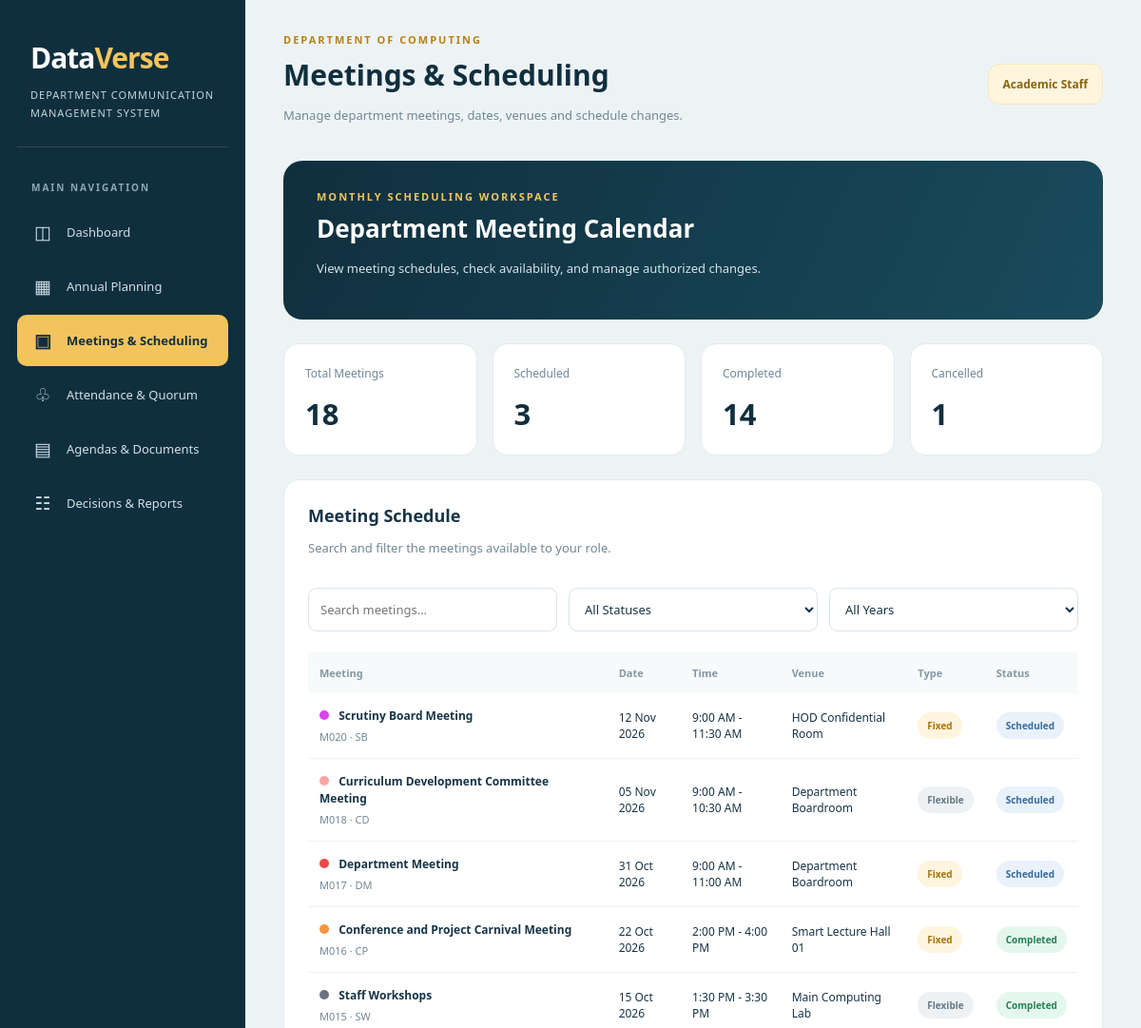
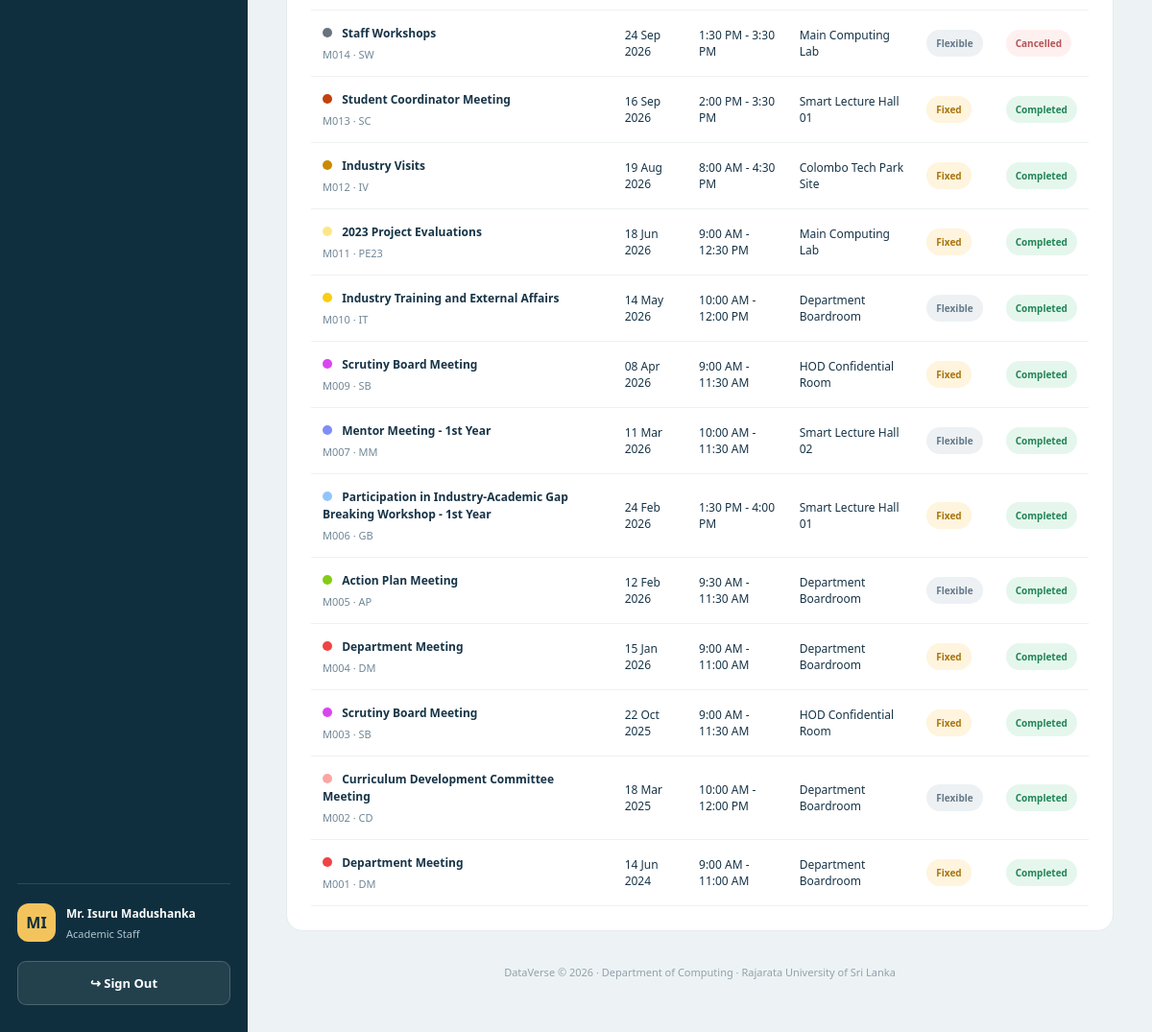
The app's page /meetings.php (signed in) with its own data (2 pictures, top to bottom).
### tables this page shows
CREATE TABLE Meeting (
    MeetingId        VARCHAR(10)  NOT NULL,
    IsFixed          VARCHAR(5)   NOT NULL DEFAULT 'No',
    PlannedDate      DATE         NOT NULL,
    ActualDate       DATE         NULL DEFAULT NULL,
    StartTime        TIME         NOT NULL DEFAULT '09:00:00',
    EndTime          TIME         NOT NULL DEFAULT '10:30:00',
    Venue            VARCHAR(100) NOT NULL DEFAULT 'Department Boardroom',
    Meeting_Status   VARCHAR(20)  NOT NULL DEFAULT 'Scheduled',
    RescheduleReason VARCHAR(255) NULL DEFAULT NULL,
    TypeID           VARCHAR(10)  NOT NULL,
    PlanID           VARCHAR(10)  NULL DEFAULT NULL,
    UserID           VARCHAR(10)  NOT NULL,
    Agenda_id        VARCHAR(10)  NULL DEFAULT NULL,

    PRIMARY KEY (MeetingId),
    CONSTRAINT uq_meeting_agenda UNIQUE (Agenda_id),

    CONSTRAINT fk_meeting_type FOREIGN KEY (TypeID)
        REFERENCES MeetingType (TypeID)
        ON DELETE RESTRICT
        ON UPDATE CASCADE,
    CONSTRAINT fk_meeting_yearplan FOREIGN KEY (PlanID)
        REFERENCES YearPlan (PlanID)
        ON DELETE SET NULL
        ON UPDATE CASCADE,
    CONSTRAINT fk_meeting_hod FOREIGN KEY (UserID)
        REFERENCES HOD (UserID)
        ON DELETE RESTRICT
        ON UPDATE CASCADE,
    CONSTRAINT fk_meeting_agenda FOREIGN KEY (Agenda_id)
        REFERENCES Agenda (Agenda_id)
        ON DELETE SET NULL
        ON UPDATE CASCADE,

    CONSTRAINT chk_meeting_isfixed CHECK (IsFixed IN ('Yes', 'No')),
    CONSTRAINT chk_meeting_time_order CHECK (EndTime > StartTime),
    CONSTRAINT chk_meeting_venue_nonempty CHECK (CHAR_LENGTH(TRIM(Venue)) > 0),
    CONSTRAINT chk_meeting_status CHECK (
        Meeting_Status IN ('Planned', 'Scheduled', 'Completed', 'Postponed', 'Cancelled')
    ),
    CONSTRAINT chk_meeting_status_actualdate CHECK (
        (Meeting_Status = 'Completed' AND ActualDate IS NOT NULL)
        OR (Meeting_Status IN ('Planned', 'Scheduled', 'Postponed', 'Cancelled') AND ActualDate IS NULL)
    ),

    INDEX idx_meeting_planned_date (PlannedDate),
    INDEX idx_meeting_venue_slot (PlannedDate, Venue, StartTime, EndTime),
    INDEX idx_meeting_type_status_date (TypeID, Meeting_Status, PlannedDate),
    INDEX idx_meeting_plan_status (PlanID, Meeting_Status),
    INDEX idx_meeting_hod (UserID)
);

CREATE TABLE MeetingType (
    TypeID           VARCHAR(10)  NOT NULL,
    Name             VARCHAR(120) NOT NULL,
    ShortName        VARCHAR(15)  NOT NULL,
    IsPrivate        VARCHAR(5)   NOT NULL DEFAULT 'No',
    TargetFrequency  INT          NOT NULL,
    CategoryGroup    VARCHAR(30)  NOT NULL DEFAULT 'Academic',
    FrequencyLabel   VARCHAR(80)  NOT NULL,
    Semester01       CHAR(1)      NOT NULL DEFAULT 'Y',
    Semester02       CHAR(1)      NOT NULL DEFAULT 'Y',
    ScheduledMonths  VARCHAR(60)  NOT NULL,
    CalendarColorHex CHAR(7)      NOT NULL DEFAULT '#3B82F6',

    PRIMARY KEY (TypeID),
    CONSTRAINT uq_meeting_type_name UNIQUE (Name),
    CONSTRAINT chk_meeting_type_isprivate CHECK (IsPrivate IN ('Yes', 'No')),
    CONSTRAINT chk_meeting_type_freq CHECK (TargetFrequency > 0),
    CONSTRAINT chk_meeting_type_category CHECK (
        CategoryGroup IN ('Academic', 'Administrative', 'External/Industry', 'Student-Centric')
    ),
    CONSTRAINT chk_meeting_type_sem1 CHECK (Semester01 IN ('Y', 'N')),
    CONSTRAINT chk_meeting_type_sem2 CHECK (Semester02 IN ('Y', 'N')),
    CONSTRAINT chk_meeting_type_color CHECK (CalendarColorHex LIKE '#______'),
    INDEX idx_meeting_type_category (CategoryGroup),
    INDEX idx_meeting_type_shortname (ShortName)
);

### meetings.php (the view, shortened to what this page needs)
<?php
require_once __DIR__ . "/config.php";
function e($value) {
    return htmlspecialchars(
        (string)($value ?? ""),
        ENT_QUOTES | ENT_SUBSTITUTE,
        "UTF-8"
    );
}
function prettyDate($value) {
    $time = strtotime((string)$value);
    return $time ? date("d M Y", $time) : "Not set";
}
function prettyTime($value) {
    $time = strtotime((string)$value);
    return $time ? date("g:i A", $time) : "Not set";
}
$userId = (string)$_SESSION["user_id"];
$userName = (string)($_SESSION["user_name"] ?? "User");
$role = (string)$_SESSION["user_role"];
$roleNames = [
    "HOD" => "Head of Department",
    "AcademicStaff" => "Academic Staff",
    "Clerk" => "Clerk / Convener",
    "SupportStaff" => "Support Staff",
    "StudentCoordinator" => "Student Coordinator"
];
$isClerk = $role === "Clerk";
$meetings = [];
try {
    $sql = "
        SELECT
            m.MeetingId,
            m.TypeID,
            m.PlanID,
            m.PlannedDate,
            m.StartTime,
            m.EndTime,
            m.Venue,
            m.IsFixed,
            m.Meeting_Status,
            m.RescheduleReason,
            mt.Name AS MeetingTypeName,
            mt.ShortName,
            mt.IsPrivate,
            mt.CalendarColorHex,
            yp.AcademicYear
        FROM Meeting m
        INNER JOIN MeetingType mt
            ON mt.TypeID = m.TypeID
        LEFT JOIN YearPlan yp
            ON yp.PlanID = m.PlanID
        WHERE 1 = 1
    ";
    if ($isClerk) {
    } elseif ($role === "AcademicStaff") {
        $sql .= "
            AND EXISTS (
                SELECT 1
                FROM Attends a
                WHERE a.MeetingId = m.MeetingId
                  AND a.UserID = ?
            )
        ";
    }
    $sql .= "
        ORDER BY m.PlannedDate DESC, m.StartTime ASC
    ";
    $stmt = $conn->prepare($sql);
    if (in_array(
        $role,
        ["AcademicStaff", "SupportStaff", "StudentCoordinator"],
        true
    )) {
        $stmt->bind_param("s", $userId);
    }
    $stmt->execute();
    $result = $stmt->get_result();
    while ($row = $result->fetch_assoc()) {
        $meetings[] = $row;
    }
} catch (Throwable $ex) {
    error_log(
        "DataVerse meeting listing: " .
        $ex->getMessage()
    );
    $error = "Unable to load meetings: " . $ex->getMessage();
}
$counts = [
    "total" => count($meetings),
    "scheduled" => 0,
    "completed" => 0,
    "cancelled" => 0
];
foreach ($meetings as $meeting) {
    $status = $meeting["Meeting_Status"];
    if (isset($counts[strtolower($status)])) {
        $counts[strtolower($status)]++;
    }
}
$navigation = [
    ["Dashboard", "dashboard.php", "◫"],
    ["Annual Planning", "annual_plan.php", "▦"],
    ["Meetings & Scheduling", "meetings.php", "▣"],
    ["Attendance & Quorum", "participation.php", "♧"],
    ["Agendas & Documents", "documents.php", "▤"],
    ["Decisions & Reports", "decisions.php", "☷"]
];
$initials = "";
foreach (explode(" ", trim($userName)) as $part) {
    if ($part !== "") {
        $initials .= strtoupper(substr($part, 0, 1));
    }
}
$initials = substr($initials, 0, 2) ?: "DV";
?>
<!DOCTYPE html>
<html lang="en">
<head>
</head>
<body>
<aside class="sidebar">
    <div class="brand">
        <div class="brand-name">
            Data<span>Verse</span>
        </div>
        <div class="brand-desc">
            DEPARTMENT COMMUNICATION
            <br>
            MANAGEMENT SYSTEM
        </div>
    </div>
    <div class="nav-title">
        MAIN NAVIGATION
    </div>
    <nav>
        <?php foreach ($navigation as $item): ?>
            <a
                href="<?= e($item[1]) ?>"
                class="nav-link <?= $item[1] === 'meetings.php' ? 'active' : '' ?>"
            >
                <span class="nav-icon">
                    <?= e($item[2]) ?>
                </span>
                <?= e($item[0]) ?>
            </a>
        <?php endforeach; ?>
    </nav>
    <div class="sidebar-bottom">
        <div class="profile">
            <div class="avatar">
                <?= e($initials) ?>
            </div>
            <div>
                <div class="profile-name">
                    <?= e($userName) ?>
                </div>
                <div class="profile-role">
                    <?= e($roleNames[$role]) ?>
                </div>
            </div>
        </div>
        <a href="logout.php" class="signout">
            ↪ Sign Out
        </a>
    </div>
</aside>
<main class="main">
    <header class="topbar">
        <div>
            <div class="eyebrow">
                DEPARTMENT OF COMPUTING
            </div>
            <h1>Meetings & Scheduling</h1>
            <p class="subtitle">
                Manage department meetings, dates,
                venues and schedule changes.
            </p>
        </div>
        <div class="role-chip">
            <?= e($roleNames[$role]) ?>
        </div>
    </header>
    <section class="hero">
        <div>
            <div
                class="eyebrow"
                style="color:var(--gold)"
            >
                MONTHLY SCHEDULING WORKSPACE
            </div>
            <h2>Department Meeting Calendar</h2>
            <p>
                View meeting schedules, check availability,
                and manage authorized changes.
            </p>
        </div>
    </section>
    <section class="stats">
        <div class="stat">
            <div class="stat-label">
                Total Meetings
            </div>
            <div class="stat-number">
                <?= e($counts["total"]) ?>
            </div>
        </div>
        <div class="stat">
            <div class="stat-label">
                Scheduled
            </div>
            <div class="stat-number">
                <?= e($counts["scheduled"]) ?>
            </div>
        </div>
        <div class="stat">
            <div class="stat-label">
                Completed
            </div>
            <div class="stat-number">
                <?= e($counts["completed"]) ?>
            </div>
        </div>
        <div class="stat">
            <div class="stat-label">
                Cancelled
            </div>
            <div class="stat-number">
                <?= e($counts["cancelled"]) ?>
            </div>
        </div>
    </section>
    <section class="section">
        <div class="section-header">
            <div>
                <h2 class="section-title">
                    Meeting Schedule
                </h2>
                <p class="subtitle">
                    Search and filter the meetings
                    available to your role.
                </p>
            </div>
        </div>
        <div class="filters">
            <input
                type="search"
                id="searchInput"
                placeholder="Search meetings..."
                oninput="filterMeetings()"
            >
            <select
                id="statusFilter"
                onchange="filterMeetings()"
            >
                <option value="">All Statuses</option>
            </select>
            <select
                id="yearFilter"
                onchange="filterMeetings()"
            >
                <option value="">All Years</option>
            </select>
        </div>
        <div class="table-wrap">
            <table id="meetingsTable">
                <thead>
                    <tr>
                        <th>Meeting</th>
                        <th>Date</th>
                        <th>Time</th>
                        <th>Venue</th>
                        <th>Type</th>
                        <th>Status</th>
                    </tr>
                </thead>
                <tbody>
                    <?php foreach ($meetings as $meeting): ?>
                        <?php
                        $status = (string)$meeting["Meeting_Status"];
                        ?>
                        <tr
                            data-search="<?= e(strtolower(
                                $meeting["MeetingTypeName"] . " " .
                                $meeting["MeetingId"] . " " .
                                $meeting["Venue"]
                            )) ?>"
                            data-status="<?= e($status) ?>"
                            data-year="<?= e($meeting["AcademicYear"]) ?>"
                        >
                            <td>
                                <div class="meeting-name">
                                    <span
                                        class="dot"
                                        style="background:<?= e($meeting["CalendarColorHex"]) ?>"
                                    ></span>
                                    <?= e($meeting["MeetingTypeName"]) ?>
                                </div>
                                <div class="muted">
                                    <?= e($meeting["MeetingId"]) ?>
                                    ·
                                    <?= e($meeting["ShortName"]) ?>
                                </div>
                            </td>
                            <td>
                                <?= e(prettyDate($meeting["PlannedDate"])) ?>
                            </td>
                            <td>
                                <?= e(prettyTime($meeting["StartTime"])) ?>
                                -
                                <?= e(prettyTime($meeting["EndTime"])) ?>
                            </td>
                            <td>
                                <?= e($meeting["Venue"]) ?>
                            </td>
                            <td>
                                <?php if ($meeting["IsFixed"] === "Yes"): ?>
                                    <span class="status planned">
                                        Fixed
                                    </span>
                                <?php else: ?>
                                    <span class="status">
                                        Flexible
                                    </span>
                                <?php endif; ?>
                            </td>
                            <td>
                                <span class="status <?= e(strtolower($status)) ?>">
                                    <?= e($status) ?>
                                </span>
                            </td>
                        </tr>
                    <?php endforeach; ?>
                </tbody>
            </table>
        </div>
    </section>
    <div class="footer">
        DataVerse © <?= date("Y") ?>
        · Department of Computing
        · Rajarata University of Sri Lanka
    </div>
</main>
</body>
</html>

### records on screen
meeting: TypeID.Name "Scrutiny Board Meeting", MeetingId "M020", TypeID.ShortName "SB", PlannedDate "12 Nov 2026", StartTime "9:00 AM", EndTime "11:30 AM", Venue "HOD Confidential Room", IsFixed "Fixed", Meeting_Status "Scheduled"
meeting: TypeID.Name "Curriculum Development Committee Meeting", MeetingId "M018", TypeID.ShortName "CD", PlannedDate "05 Nov 2026", StartTime "9:00 AM", EndTime "10:30 AM", Venue "Department Boardroom", IsFixed "Flexible", Meeting_Status "Scheduled"
meeting: TypeID.Name "Department Meeting", MeetingId "M017", TypeID.ShortName "DM", PlannedDate "31 Oct 2026", StartTime "9:00 AM", EndTime "11:00 AM", Venue "Department Boardroom", IsFixed "Fixed", Meeting_Status "Scheduled"
meeting: TypeID.Name "Conference and Project Carnival Meeting", MeetingId "M016", TypeID.ShortName "CP", PlannedDate "22 Oct 2026", StartTime "2:00 PM", EndTime "4:00 PM", Venue "Smart Lecture Hall 01", IsFixed "Fixed", Meeting_Status "Completed"
meeting: TypeID.Name "Staff Workshops", MeetingId "M015", TypeID.ShortName "SW", PlannedDate "15 Oct 2026", StartTime "1:30 PM", EndTime "3:30 PM", Venue "Main Computing Lab", IsFixed "Flexible", Meeting_Status "Completed"
meeting: TypeID.Name "Staff Workshops", MeetingId "M014", TypeID.ShortName "SW", PlannedDate "24 Sep 2026", StartTime "1:30 PM", EndTime "3:30 PM", Venue "Main Computing Lab", IsFixed "Flexible", Meeting_Status "Cancelled"
meeting: TypeID.Name "Student Coordinator Meeting", MeetingId "M013", TypeID.ShortName "SC", PlannedDate "16 Sep 2026", StartTime "2:00 PM", EndTime "3:30 PM", Venue "Smart Lecture Hall 01", IsFixed "Fixed", Meeting_Status "Completed"
meeting: TypeID.Name "Industry Visits", MeetingId "M012", TypeID.ShortName "IV", PlannedDate "19 Aug 2026", StartTime "8:00 AM", EndTime "4:30 PM", Venue "Colombo Tech Park Site", IsFixed "Fixed", Meeting_Status "Completed"
meeting: TypeID.Name "2023 Project Evaluations", MeetingId "M011", TypeID.ShortName "PE23", PlannedDate "18 Jun 2026", StartTime "9:00 AM", EndTime "12:30 PM", Venue "Main Computing Lab", IsFixed "Fixed", Meeting_Status "Completed"
meeting: TypeID.Name "Industry Training and External Affairs", MeetingId "M010", TypeID.ShortName "IT", PlannedDate "14 May 2026", StartTime "10:00 AM", EndTime "12:00 PM", Venue "Department Boardroom", IsFixed "Flexible", Meeting_Status "Completed"
meeting: TypeID.Name "Scrutiny Board Meeting", MeetingId "M009", TypeID.ShortName "SB", PlannedDate "08 Apr 2026", StartTime "9:00 AM", EndTime "11:30 AM", Venue "HOD Confidential Room", IsFixed "Fixed", Meeting_Status "Completed"
meeting: TypeID.Name "Mentor Meeting - 1st Year", MeetingId "M007", TypeID.ShortName "MM", PlannedDate "11 Mar 2026", StartTime "10:00 AM", EndTime "11:30 AM", Venue "Smart Lecture Hall 02", IsFixed "Flexible", Meeting_Status "Completed"
meeting: TypeID.Name "Participation in Industry-Academic Gap Breaking Workshop - 1st Year", MeetingId "M006", TypeID.ShortName "GB", PlannedDate "24 Feb 2026", StartTime "1:30 PM", EndTime "4:00 PM", Venue "Smart Lecture Hall 01", IsFixed "Fixed", Meeting_Status "Completed"
meeting: TypeID.Name "Action Plan Meeting", MeetingId "M005", TypeID.ShortName "AP", PlannedDate "12 Feb 2026", StartTime "9:30 AM", EndTime "11:30 AM", Venue "Department Boardroom", IsFixed "Flexible", Meeting_Status "Completed"
meeting: TypeID.Name "Department Meeting", MeetingId "M004", TypeID.ShortName "DM", PlannedDate "15 Jan 2026", StartTime "9:00 AM", EndTime "11:00 AM", Venue "Department Boardroom", IsFixed "Fixed", Meeting_Status "Completed"
meeting: TypeID.Name "Scrutiny Board Meeting", MeetingId "M003", TypeID.ShortName "SB", PlannedDate "22 Oct 2025", StartTime "9:00 AM", EndTime "11:30 AM", Venue "HOD Confidential Room", IsFixed "Fixed", Meeting_Status "Completed"
meeting: TypeID.Name "Curriculum Development Committee Meeting", MeetingId "M002", TypeID.ShortName "CD", PlannedDate "18 Mar 2025", StartTime "10:00 AM", EndTime "12:00 PM", Venue "Department Boardroom", IsFixed "Flexible", Meeting_Status "Completed"
meeting: TypeID.Name "Department Meeting", MeetingId "M001", TypeID.ShortName "DM", PlannedDate "14 Jun 2024", StartTime "9:00 AM", EndTime "11:00 AM", Venue "Department Boardroom", IsFixed "Fixed", Meeting_Status "Completed"

### other values on screen
$item[2] "◫"
$item[0] "Dashboard"
$item[2] "▦"
$item[0] "Annual Planning"
$item[2] "▣"
$item[0] "Meetings & Scheduling"
$item[2] "♧"
$item[0] "Attendance & Quorum"
$item[2] "▤"
$item[0] "Agendas & Documents"
$item[2] "☷"
$item[0] "Decisions & Reports"
$initials "MI"
$userName "Mr. Isuru Madushanka"
$roleNames[$role] "Academic Staff"
